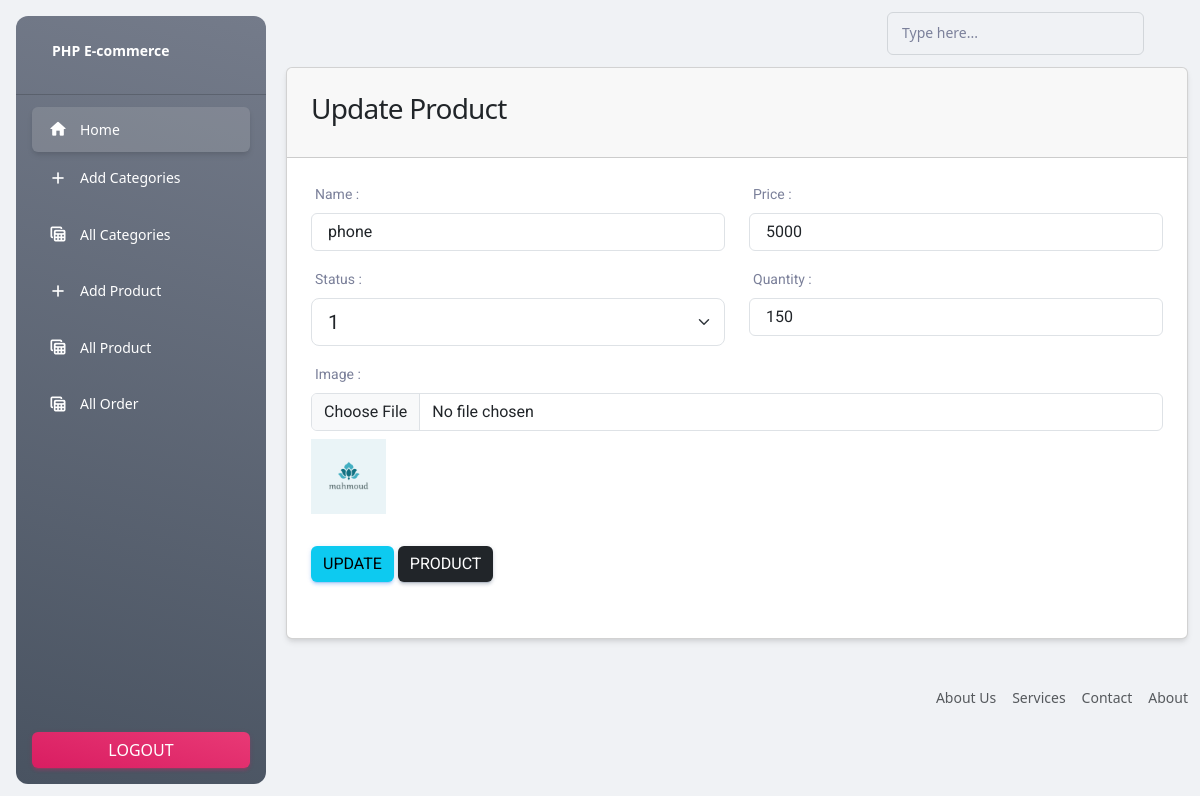
/E-commerce/Admin/EditProduct.php?id=5 (signed in), run on the app's committed database.
### tables this page shows
CREATE TABLE `products` (
  `id` int(11) NOT NULL,
  `name` varchar(75) DEFAULT NULL,
  `price` int(11) DEFAULT NULL,
  `status` int(11) DEFAULT NULL,
  `qty` int(11) DEFAULT NULL,
  `image` varchar(255) DEFAULT NULL,
  `cat_id` bigint(20) DEFAULT NULL
);

### E-commerce/Admin/EditProduct.php (the view, shortened to what this page needs)
<?php
include_once("./pages/header.php");
if (isset($_GET["id"])) {
    $sql = "SELECT * FROM `products`";
    $result = mysqli_query($conn, $sql);
    $products = mysqli_fetch_all($result, MYSQLI_ASSOC);
    foreach ($products as $key => $item) {
        if ($products[$key]["id"] == $_GET["id"]) {
            $myArr = $products[$key];
        }
    }
} else {
    $_SESSION["not_found"] = "Page Not Found";
    echo "<a href='./AllProduct.php' class='btn btn-primary'>Go Back</a>";
    die;
}
?>
<div class="container">
    <form action="./controller/product/UpdateController.php?id=<?= $myArr["id"] ?>" method="POST"
        enctype="multipart/form-data">
        <div class="row">
            <div class="col-md-12">
                <div class="card">
                    <div class="card-header">
                        <h3>Update Product</h3>
                    </div>
                    <div class="card-body">
                        <div class="row">
                            <div class="col-md-6">
                                <div class="mb-3">
                                    <label for="title" class="form-label">Name : </label>
                                    <input type="text" class="form-control border px-3" id="title"
                                        placeholder="Enter Name" name="name" value="<?= $myArr["name"] ?>">
                                </div>
                            </div>
                            <div class="col-md-6">
                                <div class="mb-3">
                                    <label for="title" class="form-label">Price : </label>
                                    <input type="number" class="form-control border px-3" id="title"
                                        placeholder="Enter Price" name="price" value="<?= $myArr["price"] ?>">
                                </div>
                            </div>
                            <div class="col-md-6">
                                <div class="mb-3">
                                    <label for="status" class="form-label">Status : </label>
                                    <select class="form-select form-select-lg mb-3 border px-3"
                                        aria-label="Large select example" name="status" id="status">
                                        <?php
                                        echo $myArr["status"] == 0 ?
                                            "<option selected value='0'>0</option><option  value='1'>1</option>"
                                            : "<option value='0'>0</option><option selected value='1'>1</option>";
                                        ?>
                                    </select>
                                </div>
                            </div>
                            <div class="col-md-6">
                                <div class="mb-3">
                                    <label for="title" class="form-label">Quantity : </label>
                                    <input type="number" class="form-control border px-3" id="title"
                                        placeholder="Enter Quantity" name="qty" value="<?= $myArr["qty"] ?>">
                                </div>
                            </div>
                            <div class="col-md-12">
                                <div class="mb-3">
                                    <div class="mb-3">
                                        <label for="img" class="form-label">Image : </label>
                                        <input class="form-control border" type="file" id="img" name="image">
                                        <img src="img/product_img/<?= $myArr['image'] ?>" width="75" height="75"
                                            class="mt-2" alt="">
                                    </div>
                                </div>
                            </div>
                            <div class="col-md-6">
                                <div class="my-3">
                                    <div class="mb-3">
                                        <button type="submit" class="btn btn-info">Update</button>
                                        <a href="./AllProduct.php" class="btn btn-dark ">Product</a>
                                    </div>
                                </div>
                            </div>
                        </div>
                    </div>
                </div>
            </div>
        </div>
    </form>
</div>
<?php
include_once("./pages/footer.php");
?>

### data on the page
products: name "phone", price "5000", status "1", qty "150", image (picture)
